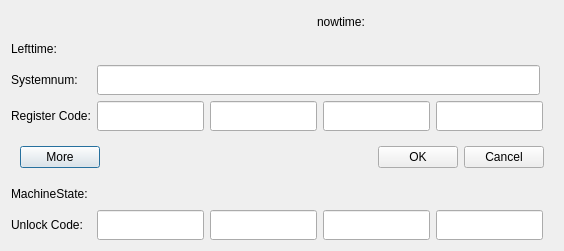
<?xml version="1.0" encoding="UTF-8"?>
<ui version="4.0">
 <class>Decrypt_Dialog</class>
 <widget class="QDialog" name="Decrypt_Dialog">
  <property name="geometry">
   <rect>
    <x>0</x>
    <y>0</y>
    <width>564</width>
    <height>251</height>
   </rect>
  </property>
  <property name="sizePolicy">
   <sizepolicy hsizetype="Minimum" vsizetype="Minimum">
    <horstretch>0</horstretch>
    <verstretch>0</verstretch>
   </sizepolicy>
  </property>
  <property name="maximumSize">
   <size>
    <width>564</width>
    <height>16777215</height>
   </size>
  </property>
  <property name="windowTitle">
   <string>Dialog</string>
  </property>
  <layout class="QVBoxLayout" name="verticalLayout">
   <item>
    <widget class="QFrame" name="frame_6">
     <property name="frameShape">
      <enum>QFrame::NoFrame</enum>
     </property>
     <property name="frameShadow">
      <enum>QFrame::Raised</enum>
     </property>
     <layout class="QHBoxLayout" name="horizontalLayout_8">
      <property name="spacing">
       <number>6</number>
      </property>
      <property name="leftMargin">
       <number>0</number>
      </property>
      <property name="topMargin">
       <number>0</number>
      </property>
      <property name="rightMargin">
       <number>0</number>
      </property>
      <property name="bottomMargin">
       <number>0</number>
      </property>
      <item>
       <spacer name="horizontalSpacer_2">
        <property name="orientation">
         <enum>Qt::Horizontal</enum>
        </property>
        <property name="sizeHint" stdset="0">
         <size>
          <width>40</width>
          <height>20</height>
         </size>
        </property>
       </spacer>
      </item>
      <item>
       <widget class="QLabel" name="showTime_3">
        <property name="minimumSize">
         <size>
          <width>80</width>
          <height>0</height>
         </size>
        </property>
        <property name="maximumSize">
         <size>
          <width>80</width>
          <height>16777215</height>
         </size>
        </property>
        <property name="text">
         <string>nowtime:</string>
        </property>
       </widget>
      </item>
      <item>
       <widget class="QLabel" name="showNowtime">
        <property name="minimumSize">
         <size>
          <width>150</width>
          <height>0</height>
         </size>
        </property>
        <property name="text">
         <string/>
        </property>
       </widget>
      </item>
     </layout>
    </widget>
   </item>
   <item>
    <widget class="QFrame" name="frame_5">
     <property name="frameShape">
      <enum>QFrame::NoFrame</enum>
     </property>
     <property name="frameShadow">
      <enum>QFrame::Raised</enum>
     </property>
     <layout class="QHBoxLayout" name="horizontalLayout_5" stretch="0,1">
      <property name="spacing">
       <number>6</number>
      </property>
      <property name="leftMargin">
       <number>0</number>
      </property>
      <property name="topMargin">
       <number>0</number>
      </property>
      <property name="rightMargin">
       <number>0</number>
      </property>
      <property name="bottomMargin">
       <number>0</number>
      </property>
      <item>
       <widget class="QLabel" name="showTime">
        <property name="minimumSize">
         <size>
          <width>80</width>
          <height>0</height>
         </size>
        </property>
        <property name="maximumSize">
         <size>
          <width>80</width>
          <height>16777215</height>
         </size>
        </property>
        <property name="text">
         <string>Lefttime:</string>
        </property>
       </widget>
      </item>
      <item>
       <widget class="QLabel" name="showLefttime">
        <property name="text">
         <string/>
        </property>
       </widget>
      </item>
     </layout>
    </widget>
   </item>
   <item>
    <widget class="QFrame" name="frame">
     <property name="frameShape">
      <enum>QFrame::NoFrame</enum>
     </property>
     <property name="frameShadow">
      <enum>QFrame::Raised</enum>
     </property>
     <layout class="QHBoxLayout" name="horizontalLayout">
      <property name="leftMargin">
       <number>0</number>
      </property>
      <property name="topMargin">
       <number>0</number>
      </property>
      <property name="rightMargin">
       <number>0</number>
      </property>
      <property name="bottomMargin">
       <number>0</number>
      </property>
      <item>
       <widget class="QLabel" name="label_2">
        <property name="minimumSize">
         <size>
          <width>80</width>
          <height>0</height>
         </size>
        </property>
        <property name="maximumSize">
         <size>
          <width>80</width>
          <height>16777215</height>
         </size>
        </property>
        <property name="text">
         <string>Systemnum:</string>
        </property>
       </widget>
      </item>
      <item>
       <widget class="QLineEdit" name="SysNum">
        <property name="minimumSize">
         <size>
          <width>0</width>
          <height>30</height>
         </size>
        </property>
        <property name="inputMethodHints">
         <set>Qt::ImhNone</set>
        </property>
        <property name="inputMask">
         <string/>
        </property>
        <property name="text">
         <string/>
        </property>
        <property name="maxLength">
         <number>32</number>
        </property>
        <property name="alignment">
         <set>Qt::AlignCenter</set>
        </property>
        <property name="readOnly">
         <bool>false</bool>
        </property>
       </widget>
      </item>
      <item>
       <widget class="QLabel" name="label_3">
        <property name="text">
         <string/>
        </property>
       </widget>
      </item>
     </layout>
    </widget>
   </item>
   <item>
    <widget class="QFrame" name="frame_3">
     <property name="frameShape">
      <enum>QFrame::NoFrame</enum>
     </property>
     <property name="frameShadow">
      <enum>QFrame::Raised</enum>
     </property>
     <layout class="QHBoxLayout" name="horizontalLayout_3">
      <property name="leftMargin">
       <number>0</number>
      </property>
      <property name="topMargin">
       <number>0</number>
      </property>
      <property name="rightMargin">
       <number>10</number>
      </property>
      <property name="bottomMargin">
       <number>0</number>
      </property>
      <item>
       <widget class="QLabel" name="label">
        <property name="minimumSize">
         <size>
          <width>80</width>
          <height>0</height>
         </size>
        </property>
        <property name="maximumSize">
         <size>
          <width>80</width>
          <height>16777215</height>
         </size>
        </property>
        <property name="text">
         <string>Register Code:</string>
        </property>
       </widget>
      </item>
      <item>
       <widget class="QLineEdit" name="Code1">
        <property name="minimumSize">
         <size>
          <width>0</width>
          <height>30</height>
         </size>
        </property>
        <property name="text">
         <string/>
        </property>
        <property name="maxLength">
         <number>4</number>
        </property>
        <property name="alignment">
         <set>Qt::AlignCenter</set>
        </property>
       </widget>
      </item>
      <item>
       <widget class="QLineEdit" name="Code2">
        <property name="minimumSize">
         <size>
          <width>0</width>
          <height>30</height>
         </size>
        </property>
        <property name="maxLength">
         <number>4</number>
        </property>
        <property name="alignment">
         <set>Qt::AlignCenter</set>
        </property>
       </widget>
      </item>
      <item>
       <widget class="QLineEdit" name="Code3">
        <property name="minimumSize">
         <size>
          <width>0</width>
          <height>30</height>
         </size>
        </property>
        <property name="maxLength">
         <number>4</number>
        </property>
        <property name="alignment">
         <set>Qt::AlignCenter</set>
        </property>
       </widget>
      </item>
      <item>
       <widget class="QLineEdit" name="Code4">
        <property name="minimumSize">
         <size>
          <width>0</width>
          <height>30</height>
         </size>
        </property>
        <property name="maxLength">
         <number>4</number>
        </property>
        <property name="alignment">
         <set>Qt::AlignCenter</set>
        </property>
       </widget>
      </item>
     </layout>
    </widget>
   </item>
   <item>
    <widget class="QFrame" name="frame_4">
     <property name="frameShape">
      <enum>QFrame::NoFrame</enum>
     </property>
     <property name="frameShadow">
      <enum>QFrame::Raised</enum>
     </property>
     <layout class="QHBoxLayout" name="horizontalLayout_4">
      <item>
       <widget class="QPushButton" name="Btn_More">
        <property name="text">
         <string>More</string>
        </property>
       </widget>
      </item>
      <item>
       <spacer name="horizontalSpacer">
        <property name="orientation">
         <enum>Qt::Horizontal</enum>
        </property>
        <property name="sizeHint" stdset="0">
         <size>
          <width>40</width>
          <height>20</height>
         </size>
        </property>
       </spacer>
      </item>
      <item>
       <widget class="QPushButton" name="sign">
        <property name="text">
         <string>OK</string>
        </property>
       </widget>
      </item>
      <item>
       <widget class="QPushButton" name="btncancel">
        <property name="text">
         <string>Cancel</string>
        </property>
        <property name="shortcut">
         <string>Esc</string>
        </property>
       </widget>
      </item>
     </layout>
    </widget>
   </item>
   <item>
    <widget class="QFrame" name="SysManuStateF">
     <property name="frameShape">
      <enum>QFrame::NoFrame</enum>
     </property>
     <property name="frameShadow">
      <enum>QFrame::Raised</enum>
     </property>
     <layout class="QHBoxLayout" name="horizontalLayout_2" stretch="0,1">
      <property name="leftMargin">
       <number>0</number>
      </property>
      <property name="topMargin">
       <number>0</number>
      </property>
      <property name="rightMargin">
       <number>0</number>
      </property>
      <property name="bottomMargin">
       <number>0</number>
      </property>
      <item>
       <widget class="QLabel" name="label_5">
        <property name="minimumSize">
         <size>
          <width>80</width>
          <height>0</height>
         </size>
        </property>
        <property name="maximumSize">
         <size>
          <width>80</width>
          <height>16777215</height>
         </size>
        </property>
        <property name="text">
         <string>MachineState:</string>
        </property>
       </widget>
      </item>
      <item>
       <widget class="QLabel" name="SysManuState">
        <property name="text">
         <string/>
        </property>
       </widget>
      </item>
     </layout>
    </widget>
   </item>
   <item>
    <widget class="QFrame" name="SysManuFrame">
     <property name="frameShape">
      <enum>QFrame::NoFrame</enum>
     </property>
     <property name="frameShadow">
      <enum>QFrame::Raised</enum>
     </property>
     <layout class="QHBoxLayout" name="horizontalLayout_6">
      <property name="leftMargin">
       <number>0</number>
      </property>
      <property name="topMargin">
       <number>0</number>
      </property>
      <property name="rightMargin">
       <number>10</number>
      </property>
      <property name="bottomMargin">
       <number>0</number>
      </property>
      <item>
       <widget class="QLabel" name="label_4">
        <property name="minimumSize">
         <size>
          <width>80</width>
          <height>0</height>
         </size>
        </property>
        <property name="maximumSize">
         <size>
          <width>80</width>
          <height>16777215</height>
         </size>
        </property>
        <property name="text">
         <string>Unlock Code:</string>
        </property>
       </widget>
      </item>
      <item>
       <widget class="QLineEdit" name="Code1_2">
        <property name="minimumSize">
         <size>
          <width>0</width>
          <height>30</height>
         </size>
        </property>
        <property name="text">
         <string/>
        </property>
        <property name="maxLength">
         <number>4</number>
        </property>
        <property name="alignment">
         <set>Qt::AlignCenter</set>
        </property>
       </widget>
      </item>
      <item>
       <widget class="QLineEdit" name="Code2_2">
        <property name="minimumSize">
         <size>
          <width>0</width>
          <height>30</height>
         </size>
        </property>
        <property name="maxLength">
         <number>4</number>
        </property>
        <property name="alignment">
         <set>Qt::AlignCenter</set>
        </property>
       </widget>
      </item>
      <item>
       <widget class="QLineEdit" name="Code3_2">
        <property name="minimumSize">
         <size>
          <width>0</width>
          <height>30</height>
         </size>
        </property>
        <property name="maxLength">
         <number>4</number>
        </property>
        <property name="alignment">
         <set>Qt::AlignCenter</set>
        </property>
       </widget>
      </item>
      <item>
       <widget class="QLineEdit" name="Code4_2">
        <property name="minimumSize">
         <size>
          <width>0</width>
          <height>30</height>
         </size>
        </property>
        <property name="maxLength">
         <number>4</number>
        </property>
        <property name="alignment">
         <set>Qt::AlignCenter</set>
        </property>
       </widget>
      </item>
     </layout>
    </widget>
   </item>
  </layout>
 </widget>
 <resources/>
 <connections/>
</ui>
